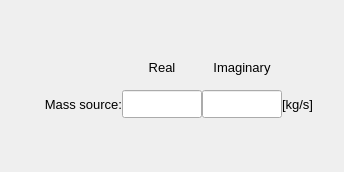
        <widget class="QWidget" name="tab_constant_data">
         <attribute name="title">
          <string>Constant data</string>
         </attribute>
         <layout class="QGridLayout" name="gridLayout_12">
          <property name="leftMargin">
           <number>2</number>
          </property>
          <property name="topMargin">
           <number>6</number>
          </property>
          <property name="rightMargin">
           <number>2</number>
          </property>
          <property name="bottomMargin">
           <number>6</number>
          </property>
          <property name="spacing">
           <number>2</number>
          </property>
          <item row="1" column="0">
           <widget class="QFrame" name="frame_8">
            <property name="minimumSize">
             <size>
              <width>340</width>
              <height>80</height>
             </size>
            </property>
            <property name="maximumSize">
             <size>
              <width>400</width>
              <height>160</height>
             </size>
            </property>
            <property name="font">
             <font>
              <pointsize>10</pointsize>
              <bold>false</bold>
             </font>
            </property>
            <property name="frameShape">
             <enum>QFrame::Shape::NoFrame</enum>
            </property>
            <property name="frameShadow">
             <enum>QFrame::Shadow::Raised</enum>
            </property>
            <layout class="QGridLayout" name="gridLayout">
             <property name="leftMargin">
              <number>0</number>
             </property>
             <property name="topMargin">
              <number>0</number>
             </property>
             <property name="rightMargin">
              <number>0</number>
             </property>
             <property name="bottomMargin">
              <number>0</number>
             </property>
             <property name="horizontalSpacing">
              <number>0</number>
             </property>
             <property name="verticalSpacing">
              <number>2</number>
             </property>
             <item row="1" column="2">
              <widget class="QLineEdit" name="lineEdit_imag_value">
               <property name="minimumSize">
                <size>
                 <width>80</width>
                 <height>28</height>
                </size>
               </property>
               <property name="maximumSize">
                <size>
                 <width>80</width>
                 <height>28</height>
                </size>
               </property>
               <property name="font">
                <font>
                 <family>MS Shell Dlg 2</family>
                 <pointsize>10</pointsize>
                 <italic>false</italic>
                 <bold>false</bold>
                </font>
               </property>
               <property name="styleSheet">
                <string notr="true"/>
               </property>
               <property name="alignment">
                <set>Qt::AlignmentFlag::AlignCenter</set>
               </property>
              </widget>
             </item>
             <item row="1" column="3">
              <widget class="QLabel" name="label_mass_source_unit">
               <property name="minimumSize">
                <size>
                 <width>60</width>
                 <height>28</height>
                </size>
               </property>
               <property name="maximumSize">
                <size>
                 <width>60</width>
                 <height>28</height>
                </size>
               </property>
               <property name="font">
                <font>
                 <family>MS Shell Dlg 2</family>
                 <pointsize>10</pointsize>
                 <italic>false</italic>
                 <bold>false</bold>
                </font>
               </property>
               <property name="text">
                <string>[kg/s]</string>
               </property>
               <property name="alignment">
                <set>Qt::AlignmentFlag::AlignLeading|Qt::AlignmentFlag::AlignLeft|Qt::AlignmentFlag::AlignVCenter</set>
               </property>
              </widget>
             </item>
             <item row="1" column="0">
              <widget class="QLabel" name="label_18">
               <property name="minimumSize">
                <size>
                 <width>120</width>
                 <height>28</height>
                </size>
               </property>
               <property name="maximumSize">
                <size>
                 <width>120</width>
                 <height>28</height>
                </size>
               </property>
               <property name="font">
                <font>
                 <family>MS Shell Dlg 2</family>
                 <pointsize>10</pointsize>
                 <italic>false</italic>
                 <bold>false</bold>
                </font>
               </property>
               <property name="text">
                <string>Mass source:</string>
               </property>
               <property name="alignment">
                <set>Qt::AlignmentFlag::AlignRight|Qt::AlignmentFlag::AlignTrailing|Qt::AlignmentFlag::AlignVCenter</set>
               </property>
              </widget>
             </item>
             <item row="0" column="1">
              <widget class="QLabel" name="label_4">
               <property name="minimumSize">
                <size>
                 <width>80</width>
                 <height>26</height>
                </size>
               </property>
               <property name="maximumSize">
                <size>
                 <width>80</width>
                 <height>26</height>
                </size>
               </property>
               <property name="font">
                <font>
                 <family>MS Shell Dlg 2</family>
                 <pointsize>10</pointsize>
                 <italic>false</italic>
                 <bold>false</bold>
                </font>
               </property>
               <property name="text">
                <string>Real</string>
               </property>
               <property name="alignment">
                <set>Qt::AlignmentFlag::AlignCenter</set>
               </property>
              </widget>
             </item>
             <item row="0" column="2">
              <widget class="QLabel" name="label_20">
               <property name="minimumSize">
                <size>
                 <width>80</width>
                 <height>26</height>
                </size>
               </property>
               <property name="maximumSize">
                <size>
                 <width>80</width>
                 <height>26</height>
                </size>
               </property>
               <property name="font">
                <font>
                 <family>MS Shell Dlg 2</family>
                 <pointsize>10</pointsize>
                 <italic>false</italic>
                 <bold>false</bold>
                </font>
               </property>
               <property name="text">
                <string>Imaginary</string>
               </property>
               <property name="alignment">
                <set>Qt::AlignmentFlag::AlignCenter</set>
               </property>
              </widget>
             </item>
             <item row="1" column="1">
              <widget class="QLineEdit" name="lineEdit_real_value">
               <property name="minimumSize">
                <size>
                 <width>80</width>
                 <height>28</height>
                </size>
               </property>
               <property name="maximumSize">
                <size>
                 <width>80</width>
                 <height>28</height>
                </size>
               </property>
               <property name="font">
                <font>
                 <family>MS Shell Dlg 2</family>
                 <pointsize>10</pointsize>
                 <italic>false</italic>
                 <bold>false</bold>
                </font>
               </property>
               <property name="styleSheet">
                <string notr="true"/>
               </property>
               <property name="alignment">
                <set>Qt::AlignmentFlag::AlignCenter</set>
               </property>
              </widget>
             </item>
            </layout>
           </widget>
          </item>
          <item row="0" column="0">
           <spacer name="verticalSpacer">
            <property name="orientation">
             <enum>Qt::Orientation::Vertical</enum>
            </property>
            <property name="sizeHint" stdset="0">
             <size>
              <width>20</width>
              <height>40</height>
             </size>
            </property>
           </spacer>
          </item>
          <item row="2" column="0">
           <spacer name="verticalSpacer_2">
            <property name="orientation">
             <enum>Qt::Orientation::Vertical</enum>
            </property>
            <property name="sizeHint" stdset="0">
             <size>
              <width>20</width>
              <height>40</height>
             </size>
            </property>
           </spacer>
          </item>
         </layout>
        </widget>
